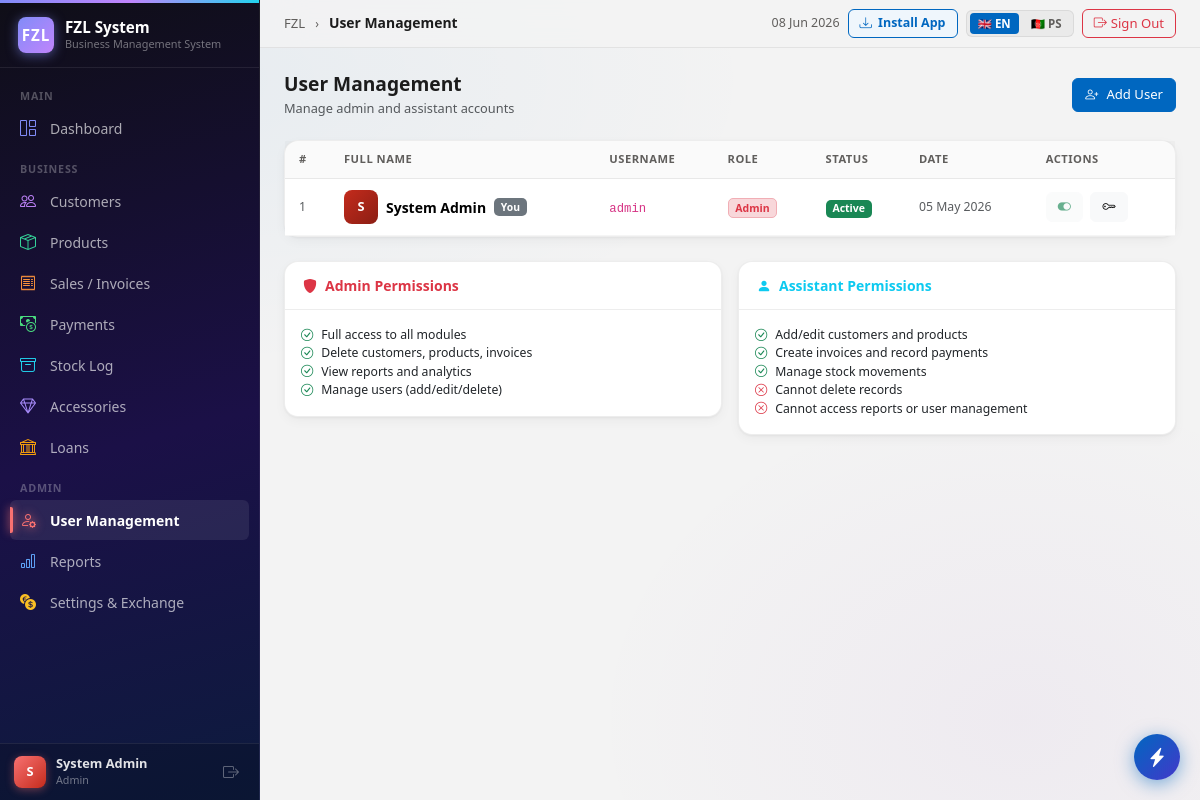
The page /admin/users.php (signed in) on the database its author committed.
### tables this page shows
CREATE TABLE IF NOT EXISTS users (
    id INT AUTO_INCREMENT PRIMARY KEY,
    username VARCHAR(50) NOT NULL UNIQUE,
    password VARCHAR(255) NOT NULL,
    full_name VARCHAR(100) NOT NULL,
    role ENUM('admin', 'assistant') NOT NULL DEFAULT 'assistant',
    status ENUM('active', 'inactive') NOT NULL DEFAULT 'active',
    created_at DATETIME DEFAULT CURRENT_TIMESTAMP
);

### includes/lang.php (called while the page is built, shortened)
<?php
$_lang_code = $_SESSION['lang'] ?? 'en';
$_lang_file = __DIR__ . '/../lang/' . $_lang_code . '.php';
$_lang = require $_lang_file;
$_lang_en = null;
function __($key, ...$args): string {
    global $_lang, $_lang_en, $_lang_file;
    if (isset($_lang[$key])) {
        $str = $_lang[$key];
    } else {
        if ($_lang_en === null) {
            $_lang_en = require __DIR__ . '/../lang/en.php';
        }
        $str = $_lang_en[$key] ?? $key;
    }
    return $args ? vsprintf($str, $args) : $str;
}
function isRTL(): bool {
    global $_lang;
    return ($_lang['lang_dir'] ?? 'ltr') === 'rtl';
}
function currentLang(): string {
    global $_lang;
    return $_lang['lang_code'] ?? 'en';
}

### includes/session.php (called while the page is built, shortened)
<?php
function isAdmin() {
    return isset($_SESSION['role']) && $_SESSION['role'] === 'admin';
}
function currentUser() {
    return [
        'id'        => $_SESSION['user_id'] ?? null,
        'username'  => $_SESSION['username'] ?? '',
        'full_name' => $_SESSION['full_name'] ?? '',
        'role'      => $_SESSION['role'] ?? '',
    ];
}

### admin/users.php (the view, shortened to what this page needs)
<?php
require_once '../includes/session.php';
require_once '../includes/lang.php';
require_once '../config/db.php';
$pageTitle = __('admin_users_title');
$users = $pdo->query("SELECT * FROM users ORDER BY role ASC, full_name ASC")->fetchAll();
require_once '../includes/header.php';
?>
<div class="page-header d-flex align-items-center justify-content-between">
    <div>
        <h4 class="mb-1"><?= __('admin_users_title') ?></h4>
        <p class="text-muted small mb-0"><?= __('admin_users_sub') ?></p>
    </div>
    <button class="btn btn-primary" data-bs-toggle="modal" data-bs-target="#addUserModal">
        <i class="bi bi-person-plus me-2"></i><?= __('admin_add_user') ?>
    </button>
</div>
<div class="card">
    <div class="table-responsive">
        <table class="table table-hover align-middle mb-0">
            <thead>
                <tr>
                    <th>#</th>
                    <th><?= __('field_name') ?></th>
                    <th><?= __('username') ?></th>
                    <th><?= __('field_role') ?></th>
                    <th><?= __('field_status') ?></th>
                    <th><?= __('field_date') ?></th>
                    <th><?= __('field_actions') ?></th>
                </tr>
            </thead>
            <tbody>
                <?php foreach ($users as $i => $u): ?>
                <tr>
                    <td class="text-muted small"><?= $i + 1 ?></td>
                    <td>
                        <div class="d-flex align-items-center gap-2">
                            <div class="d-flex align-items-center justify-content-center text-white fw-bold"
                                 style="width:34px;height:34px;border-radius:8px;background:<?= $u['role']==='admin'?'linear-gradient(135deg,#C42B1C,#8B1E14)':'linear-gradient(135deg,#0067C0,#004A8F)' ?>;font-size:0.8rem;flex-shrink:0;">
                                <?= strtoupper(substr($u['full_name'], 0, 1)) ?>
                            </div>
                            <span class="fw-semibold"><?= htmlspecialchars($u['full_name']) ?></span>
                            <?php if ($u['id'] == $_SESSION['user_id']): ?>
                                <span class="badge bg-secondary" style="font-size:0.65rem;"><?= __('admin_you') ?></span>
                            <?php endif; ?>
                        </div>
                    </td>
                    <td><code><?= htmlspecialchars($u['username']) ?></code></td>
                    <td>
                        <span class="badge <?= $u['role'] === 'admin' ? 'bg-danger-subtle text-danger border border-danger-subtle' : 'bg-info-subtle text-info border border-info-subtle' ?>">
                            <?= ucfirst($u['role']) ?>
                        </span>
                    </td>
                    <td>
                        <span class="badge <?= $u['status'] === 'active' ? 'bg-success' : 'bg-secondary' ?>">
                            <?= ucfirst($u['status']) ?>
                        </span>
                    </td>
                    <td class="text-muted small"><?= date('d M Y', strtotime($u['created_at'])) ?></td>
                    <td>
                        <form method="POST" class="d-inline">
                            <button type="submit" class="btn btn-sm btn-light me-1" title="<?= __('admin_toggle') ?>"
                                    <?= $u['id'] == $_SESSION['user_id'] ? 'disabled' : '' ?>>
                                <i class="bi bi-toggle-<?= $u['status'] === 'active' ? 'on text-success' : 'off text-secondary' ?>"></i>
                            </button>
                        </form>
                        <button class="btn btn-sm btn-light me-1" title="<?= __('admin_reset_pw') ?>"
                                data-bs-toggle="modal" data-bs-target="#resetModal<?= $u['id'] ?>">
                            <i class="bi bi-key"></i>
                        </button>
                    </td>
                </tr>
                <?php endforeach; ?>
            </tbody>
        </table>
    </div>
</div>
<div class="row g-3 mt-2">
    <div class="col-md-6">
        <div class="card border-danger-subtle">
            <div class="card-header text-danger fw-semibold"><i class="bi bi-shield-fill me-2"></i><?= __('admin_perms_admin') ?></div>
            <div class="card-body small">
                <ul class="list-unstyled mb-0">
                    <li><i class="bi bi-check-circle text-success me-2"></i><?= __('admin_perm_full') ?></li>
                    <li><i class="bi bi-check-circle text-success me-2"></i><?= __('admin_perm_delete') ?></li>
                    <li><i class="bi bi-check-circle text-success me-2"></i><?= __('admin_perm_reports') ?></li>
                    <li><i class="bi bi-check-circle text-success me-2"></i><?= __('admin_perm_users') ?></li>
                </ul>
            </div>
        </div>
    </div>
    <div class="col-md-6">
        <div class="card border-info-subtle">
            <div class="card-header text-info fw-semibold"><i class="bi bi-person-fill me-2"></i><?= __('admin_perms_asst') ?></div>
            <div class="card-body small">
                <ul class="list-unstyled mb-0">
                    <li><i class="bi bi-check-circle text-success me-2"></i><?= __('admin_perm_edit') ?></li>
                    <li><i class="bi bi-check-circle text-success me-2"></i><?= __('admin_perm_invoice') ?></li>
                    <li><i class="bi bi-check-circle text-success me-2"></i><?= __('admin_perm_stock') ?></li>
                    <li><i class="bi bi-x-circle text-danger me-2"></i><?= __('admin_perm_no_del') ?></li>
                    <li><i class="bi bi-x-circle text-danger me-2"></i><?= __('admin_perm_no_rep') ?></li>
                </ul>
            </div>
        </div>
    </div>
</div>
<?php require_once '../includes/footer.php'; ?>

### includes/header.php (shortened to what this page needs)
<?php
$currentPage = basename($_SERVER['PHP_SELF'], '.php');
$currentDir  = basename(dirname($_SERVER['PHP_SELF']));
$user        = currentUser();
require_once __DIR__ . '/lang.php';
$_dir = isRTL() ? 'rtl' : 'ltr';
$_bsCSS = isRTL()
    ? 'https://cdn.jsdelivr.net/npm/bootstrap@5.3.2/dist/css/bootstrap.rtl.min.css'
    : 'https://cdn.jsdelivr.net/npm/bootstrap@5.3.2/dist/css/bootstrap.min.css';
function navItem(string $href, string $icon, string $label, bool $active, string $clr = '#818CF8'): string {
    $cls = $active ? 'nav-item active' : 'nav-item';
    return "<a href=\"$href\" class=\"$cls\" style=\"--item-clr:{$clr}\"><i class=\"bi bi-$icon\"></i> $label</a>";
}
?>
<!DOCTYPE html>
<html lang="<?= currentLang() ?>" dir="<?= $_dir ?>">
<head>
<link href="<?= $_bsCSS ?>" rel="stylesheet">
<link href="https://cdn.jsdelivr.net/npm/bootstrap-icons@1.11.3/font/bootstrap-icons.min.css" rel="stylesheet">
</head>
<body<?= isset($bodyClass) && $bodyClass ? ' class="'.htmlspecialchars($bodyClass).'"' : '' ?>>
<aside class="sidebar" id="sidebar">
    <div class="sidebar-brand">
        <div class="brand-icon">FZL</div>
        <div>
            <div class="brand-name">FZL System</div>
            <div class="brand-sub"><?= __('management_system') ?></div>
        </div>
    </div>
    <nav class="sidebar-nav">
        <div class="nav-section"><?= __('nav_main') ?></div>
        <?php if (isAdmin()): ?>
        <?= navItem('/dashboard.php', 'grid-1x2', __('nav_dashboard'), $currentPage === 'dashboard', '#818CF8') ?>
        <?php endif; ?>
        <div class="nav-section"><?= __('nav_business') ?></div>
        <?= navItem('/customers/index.php', 'people',      __('nav_customers'), $currentDir === 'customers', '#C084FC') ?>
        <?= navItem('/products/index.php',  'box-seam',    __('nav_products'),  $currentDir === 'products',  '#34D399') ?>
        <?= navItem('/sales/index.php',     'receipt',     __('nav_sales'),     $currentDir === 'sales',     '#FB923C') ?>
        <?= navItem('/payments/index.php',  'cash-coin',   __('nav_payments'),  $currentDir === 'payments',  '#4ADE80') ?>
        <?= navItem('/stock/index.php',     'archive',     __('nav_stock'),     $currentDir === 'stock',     '#22D3EE') ?>
        <?= navItem('/accessories/index.php', 'gem',        __('nav_accessories'), $currentDir === 'accessories', '#A78BFA') ?>
        <?= navItem('/loans/index.php',     'bank',        'Loans',             $currentDir === 'loans',     '#F59E0B') ?>
        <?php if (isAdmin()): ?>
        <div class="nav-section"><?= __('nav_admin') ?></div>
        <?= navItem('/admin/users.php',    'person-gear',       __('nav_users'),    $currentDir === 'admin' && $currentPage === 'users',     '#F87171') ?>
        <?= navItem('/admin/reports.php',  'bar-chart',         __('nav_reports'),  $currentDir === 'admin' && $currentPage === 'reports',   '#60A5FA') ?>
        <?= navItem('/admin/settings.php', 'currency-exchange', __('nav_exchange'), $currentDir === 'admin' && $currentPage === 'settings',  '#FBBF24') ?>
        <?php endif; ?>
    </nav>
    <div class="sidebar-footer">
        <div class="s-avatar <?= $user['role'] ?>">
            <?= strtoupper(substr($user['full_name'], 0, 1)) ?>
        </div>
        <div style="min-width:0;">
            <div class="s-name text-truncate"><?= htmlspecialchars($user['full_name']) ?></div>
            <div class="s-role"><?= ucfirst($user['role']) ?></div>
        </div>
        <a href="/auth/logout.php" class="s-logout" title="<?= __('sign_out') ?>">
            <i class="bi bi-box-arrow-<?= isRTL() ? 'left' : 'right' ?>"></i>
        </a>
    </div>
</aside>
<div class="main-wrap">
    <header class="topbar">
        <span class="topbar-crumb">FZL</span>
        <span class="topbar-sep">›</span>
        <span class="topbar-page"><?= htmlspecialchars($pageTitle ?? 'Page') ?></span>
        <div class="topbar-right">
            <span class="topbar-date"><?= date('d M Y') ?></span>
            <button id="fzl-install-btn" title="Install App"
                style="display:flex;align-items:center;gap:6px;padding:4px 11px;border-radius:6px;border:1px solid var(--w11-blue);background:var(--w11-blue-light);color:var(--w11-blue);font-size:0.78rem;font-weight:600;cursor:pointer;white-space:nowrap;">
                <i class="bi bi-download"></i>
                <span class="d-none d-sm-inline">Install App</span>
            </button>
            <div class="lang-switch">
                <a href="?setlang=en" class="lang-btn <?= currentLang() === 'en' ? 'active' : '' ?>">🇬🇧 EN</a>
                <a href="?setlang=ps" class="lang-btn <?= currentLang() === 'ps' ? 'active' : '' ?>">🇦🇫 PS</a>
            </div>
            <a href="/auth/logout.php" class="btn btn-sm btn-outline-danger d-none d-md-flex align-items-center">
                <i class="bi bi-box-arrow-<?= isRTL() ? 'left' : 'right' ?> me-1"></i><?= __('sign_out') ?>
            </a>
        </div>
    </header>
    <div class="content-area">

### includes/footer.php (shortened to what this page needs)
    </div>
</div>
<?php require_once __DIR__ . '/fab.php'; ?>
</body>
</html>

### includes/fab.php (shortened to what this page needs)
<div id="fzl-fab-root">
    <button id="fzl-fab-btn" aria-label="Quick actions" aria-expanded="false">
        <i class="bi bi-lightning-charge-fill" id="fzl-fab-ico"></i>
    </button>
</div>

### includes/fab.php (style rules this page uses)
#fzl-fab-root { position: fixed; bottom: 20px; right: 20px; display: flex; align-items: center; gap: 8px; z-index: 1039; pointer-events: none; }
#fzl-fab-btn { flex-shrink: 0; pointer-events: auto; width: 46px; height: 46px; border-radius: 50%; border: none; cursor: pointer; color: #fff; font-size: 1.2rem; background: linear-gradient(135deg, #0067C0 0%, #4338CA 100%); display: flex; align-items: center; justify-content: center; box-shadow: 0 4px 18px rgba(0,103,192,0.5); outline: none; position: relative; z-index: 2; transition: transform .25s cubic-bezier(.34,1.56,.64,1), background .25s, box-shadow .25s; animation: fabPulse 4s ease-in-out infinite 3s; }
#fzl-fab-ico { display: block; line-height: 1; transition: transform .2s ease, opacity .15s ease; }

### rows shown on the page
users: full_name "S", full_name "System Admin", role "Admin", username "admin", status "Active", created_at "05 May 2026"

### other values the page prints
__('management_system') "Business Management System"
__('nav_main') "MAIN"
$label "Dashboard Customers Products Sales / Invoices Payments Stock Log Accessories Loans User Management Reports Settings & Exchange"
__('nav_business') "BUSINESS"
__('nav_admin') "ADMIN"
$pageTitle "User Management"
__('sign_out') "Sign Out"
__('admin_users_title') "User Management"
__('admin_users_sub') "Manage admin and assistant accounts"
__('admin_add_user') "Add User"
__('field_name') "FULL NAME"
__('username') "USERNAME"
__('field_role') "ROLE"
__('field_status') "STATUS"
__('field_date') "DATE"
